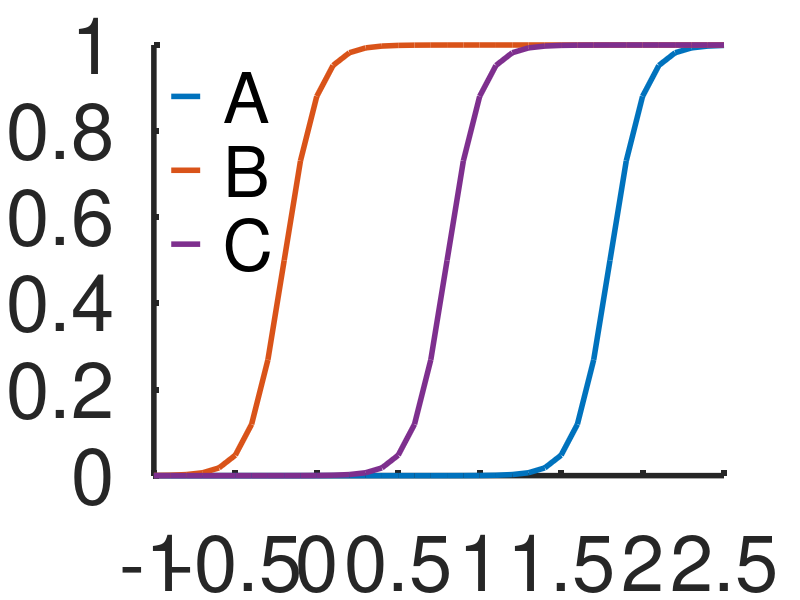
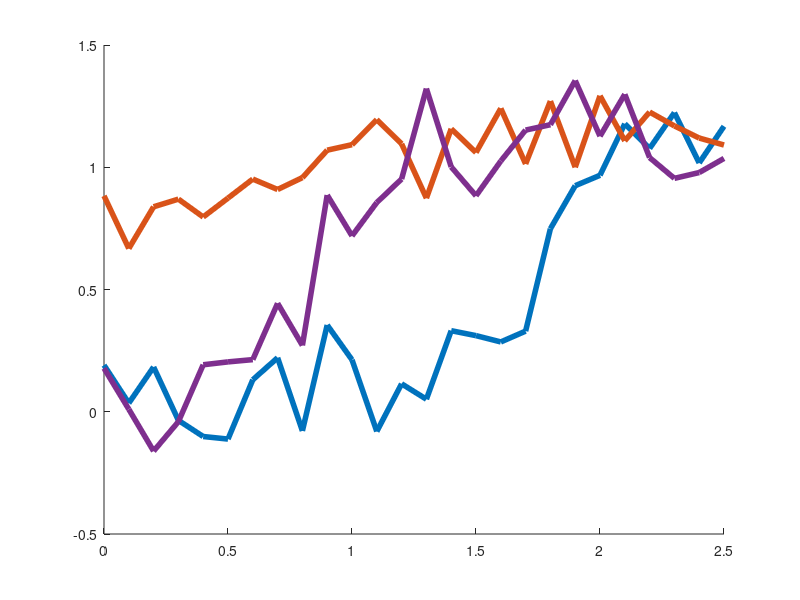

Write the MATLAB code that produced these figures, in order. (Note: this script raises an error after producing the figures.)
clear all;
close all;

% Set colors ----------------------------------------------------

color1=[0, 0.4470, 0.7410];
color2=[0.8500, 0.3250, 0.0980];
color3=[0.9290, 0.6940, 0.1250];
color4=[0.4940, 0.1840, 0.5560];
color5=[0.4660, 0.6740, 0.1880];
color6=[0.3010, 0.7450, 0.9330];
color7=[0.6350, 0.0780, 0.1840];
color8=[160,  82,  45]/255;

blue1=[0,0,128]/255;
blue2=[65,105,225]/255;
blue3=[135,206,250]/255;

% Import sampled data from files ----------------------------------------------------

expA=importdata("A_v2.txt");
expA=expA.data;
expB=importdata("B_v2.txt");
expB=expB.data;
expC=importdata("C_v2.txt");
expC=expC.data;

time=[-1:0.1:2.5];

% Compute true distribution ------------------------------------------------

eta=5;
shift=-0.2;
CNA=0.5+0.5*tanh(eta*(time-(2+shift)));
CNB=0.5+0.5*tanh(eta*(time-(shift)));
CNC=0.5+0.5*tanh(eta*(time-(1+shift)));

% Plot true distribution ---------------------------------

figure;
hold on;
plot(time,CNA,'Linewidth',4,'Color',color1);
plot(time,CNB,'Linewidth',4,'Color',color2);
plot(time,CNC,'Linewidth',4,'Color',color4);
legend({' A',' B',' C'},'location','northwest');
set(gca,'FontSize',56,'FontName','Helvetica','Linewidth',4);
axis([-1 2.5 0 1])
% box on;
legend boxoff;

% Plot sampled data ---------------------------------------

figure;
hold on;
plot(expA(:,1),expA(:,2),'Linewidth',4,'Color',color1);
plot(expB(:,1),expB(:,2),'Linewidth',4,'Color',color2);
plot(expC(:,1),expC(:,2),'Linewidth',4,'Color',color4);
errorbar(expA(:,1),expA(:,2),expA(:,3),'Linewidth',4,'Color',color1);
errorbar(expB(:,1),expB(:,2),expB(:,3),'Linewidth',4,'Color',color2);
errorbar(expC(:,1),expC(:,2),expC(:,3),'Linewidth',4,'Color',color4);
legend({' A',' B',' C'},'location','north');
set(gca,'FontSize',56,'FontName','Helvetica','Linewidth',4);
axis([-0.1 2.6 -1 3])
legend boxoff;

